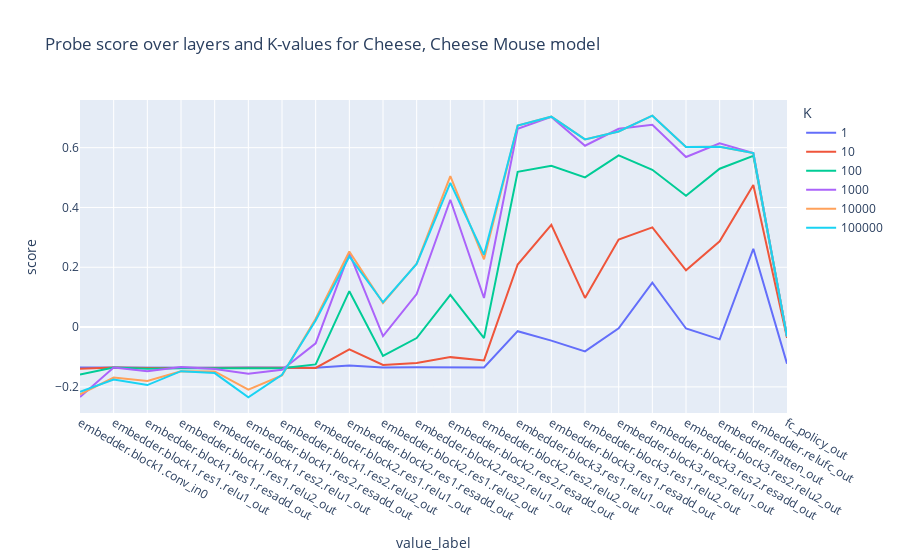
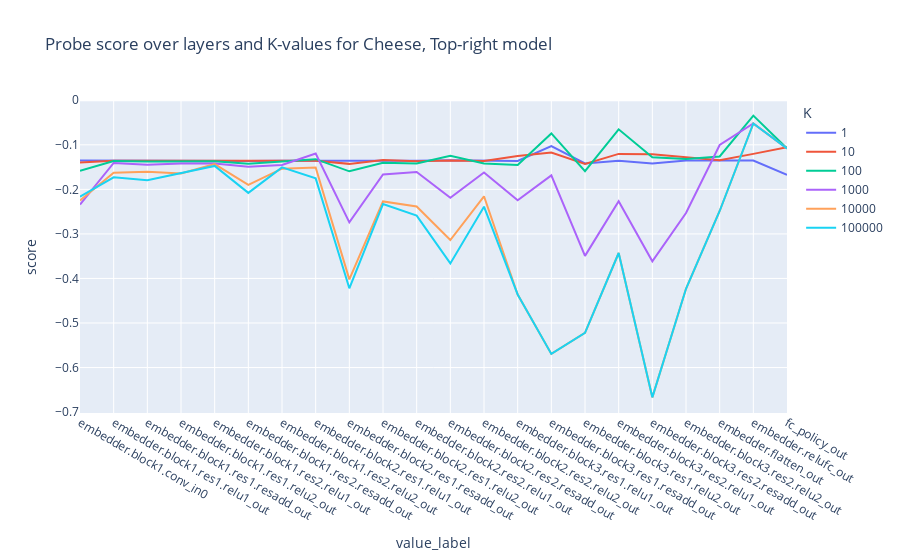

The notebook cell these images were saved under, in order:
### Code cell
cheese_pos_x = cheese_pos.x.values.astype(float)
cheese_pos_y = cheese_pos.y.values.astype(float)
mouse_pos_x = mouse_pos.x.values.astype(float)
mouse_pos_y = mouse_pos.y.values.astype(float)
top_right_pos_x = top_right_pos.x.values.astype(float)


index_nums = np.array([1, 10, 100, 1000, 10000, 100000])

obj_pos = cheese_pos_y
hook_to_use = hook1
obj_pos_name = 'cheese_pos_y'
model_name = '1-Mouse'

results, _ = cpr.sparse_linear_probe(hook1, values_to_store, obj_pos, model_type='ridge',
    index_nums = index_nums, random_state=42, max_iter=10000, alpha=100.)

plot_sparse_probe_scores(results, obj_pos, index_nums, 
    f'Probe score over layers and K-values for Cheese, Cheese Mouse model',
    include_limits=False)

results, _ = cpr.sparse_linear_probe(hook2, values_to_store, obj_pos, model_type='ridge',
    index_nums = index_nums, random_state=42, max_iter=10000, alpha=100.)

plot_sparse_probe_scores(results, obj_pos, index_nums, 
    f'Probe score over layers and K-values for Cheese, Top-right model',
    include_limits=False)

### Figure 1 — Plotly figure (JSON) as saved in the notebook; plotly's stock layout.template omitted (floating-point values rounded to 4 significant figures)
{"data": [{"hovertemplate": "K=1<br>value_label=%{x}<br>score=%{y}<extra></extra>", "legendgroup": "1", "line": {"color": "#636efa", "dash": "solid"}, "marker": {"symbol": "circle"}, "mode": "lines", "name": "1", "orientation": "v", "showlegend": true, "type": "scatter", "x": ["embedder.block1.conv_in0", "embedder.block1.res1.relu1_out", "embedder.block1.res1.resadd_out", "embedder.block1.res1.relu2_out", "embedder.block1.res2.relu1_out", "embedder.block1.res2.resadd_out", "embedder.block1.res2.relu2_out", "embedder.block2.res1.relu1_out", "embedder.block2.res1.resadd_out", "embedder.block2.res1.relu2_out", "embedder.block2.res2.relu1_out", "embedder.block2.res2.resadd_out", "embedder.block2.res2.relu2_out", "embedder.block3.res1.relu1_out", "embedder.block3.res1.resadd_out", "embedder.block3.res1.relu2_out", "embedder.block3.res2.relu1_out", "embedder.block3.res2.resadd_out", "embedder.block3.res2.relu2_out", "embedder.flatten_out", "embedder.relufc_out", "fc_policy_out"], "xaxis": "x", "y": [-0.135, -0.1356, -0.136, -0.1355, -0.1356, -0.1351, -0.1356, -0.1358, -0.1284, -0.1356, -0.1342, -0.1336, -0.1349, -0.01373, -0.0454, -0.08143, -0.004358, 0.1484, -0.004781, -0.04104, 0.2619, -0.1223], "yaxis": "y"}, {"hovertemplate": "K=10<br>value_label=%{x}<br>score=%{y}<extra></extra>", "legendgroup": "10", "line": {"color": "#EF553B", "dash": "solid"}, "marker": {"symbol": "circle"}, "mode": "lines", "name": "10", "orientation": "v", "showlegend": true, "type": "scatter", "x": ["embedder.block1.conv_in0", "embedder.block1.res1.relu1_out", "embedder.block1.res1.resadd_out", "embedder.block1.res1.relu2_out", "embedder.block1.res2.relu1_out", "embedder.block1.res2.resadd_out", "embedder.block1.res2.relu2_out", "embedder.block2.res1.relu1_out", "embedder.block2.res1.resadd_out", "embedder.block2.res1.relu2_out", "embedder.block2.res2.relu1_out", "embedder.block2.res2.resadd_out", "embedder.block2.res2.relu2_out", "embedder.block3.res1.relu1_out", "embedder.block3.res1.resadd_out", "embedder.block3.res1.relu2_out", "embedder.block3.res2.relu1_out", "embedder.block3.res2.resadd_out", "embedder.block3.res2.relu2_out", "embedder.flatten_out", "embedder.relufc_out", "fc_policy_out"], "xaxis": "x", "y": [-0.1397, -0.1355, -0.137, -0.1363, -0.1357, -0.1355, -0.1361, -0.1366, -0.0743, -0.1266, -0.12, -0.1005, -0.1115, 0.2092, 0.3419, 0.09745, 0.2928, 0.3336, 0.1901, 0.2869, 0.475, -0.03611], "yaxis": "y"}, {"hovertemplate": "K=100<br>value_label=%{x}<br>score=%{y}<extra></extra>", "legendgroup": "100", "line": {"color": "#00cc96", "dash": "solid"}, "marker": {"symbol": "circle"}, "mode": "lines", "name": "100", "orientation": "v", "showlegend": true, "type": "scatter", "x": ["embedder.block1.conv_in0", "embedder.block1.res1.relu1_out", "embedder.block1.res1.resadd_out", "embedder.block1.res1.relu2_out", "embedder.block1.res2.relu1_out", "embedder.block1.res2.resadd_out", "embedder.block1.res2.relu2_out", "embedder.block2.res1.relu1_out", "embedder.block2.res1.resadd_out", "embedder.block2.res1.relu2_out", "embedder.block2.res2.relu1_out", "embedder.block2.res2.resadd_out", "embedder.block2.res2.relu2_out", "embedder.block3.res1.relu1_out", "embedder.block3.res1.resadd_out", "embedder.block3.res1.relu2_out", "embedder.block3.res2.relu1_out", "embedder.block3.res2.resadd_out", "embedder.block3.res2.relu2_out", "embedder.flatten_out", "embedder.relufc_out", "fc_policy_out"], "xaxis": "x", "y": [-0.1584, -0.1356, -0.1397, -0.1374, -0.1377, -0.1381, -0.1375, -0.1249, 0.1201, -0.09628, -0.0366, 0.1076, -0.03703, 0.5194, 0.5397, 0.5008, 0.5744, 0.5261, 0.4393, 0.5296, 0.5728, -0.03144], "yaxis": "y"}, {"hovertemplate": "K=1000<br>value_label=%{x}<br>score=%{y}<extra></extra>", "legendgroup": "1000", "line": {"color": "#ab63fa", "dash": "solid"}, "marker": {"symbol": "circle"}, "mode": "lines", "name": "1000", "orientation": "v", "showlegend": true, "type": "scatter", "x": ["embedder.block1.conv_in0", "embedder.block1.res1.relu1_out", "embedder.block1.res1.resadd_out", "embedder.block1.res1.relu2_out", "embedder.block1.res2.relu1_out", "embedder.block1.res2.resadd_out", "embedder.block1.res2.relu2_out", "embedder.block2.res1.relu1_out", "embedder.block2.res1.resadd_out", "embedder.block2.res1.relu2_out", "embedder.block2.res2.relu1_out", "embedder.block2.res2.resadd_out", "embedder.block2.res2.relu2_out", "embedder.block3.res1.relu1_out", "embedder.block3.res1.resadd_out", "embedder.block3.res1.relu2_out", "embedder.block3.res2.relu1_out", "embedder.block3.res2.resadd_out", "embedder.block3.res2.relu2_out", "embedder.flatten_out", "embedder.relufc_out", "fc_policy_out"], "xaxis": "x", "y": [-0.2341, -0.1355, -0.148, -0.1335, -0.14, -0.1563, -0.1429, -0.05441, 0.2474, -0.03034, 0.1104, 0.4259, 0.09722, 0.663, 0.7028, 0.6065, 0.6631, 0.6767, 0.5688, 0.6146, 0.5818, -0.03144], "yaxis": "y"}, {"hovertemplate": "K=10000<br>value_label=%{x}<br>score=%{y}<extra></extra>", "legendgroup": "10000", "line": {"color": "#FFA15A", "dash": "solid"}, "marker": {"symbol": "circle"}, "mode": "lines", "name": "10000", "orientation": "v", "showlegend": true, "type": "scatter", "x": ["embedder.block1.conv_in0", "embedder.block1.res1.relu1_out", "embedder.block1.res1.resadd_out", "embedder.block1.res1.relu2_out", "embedder.block1.res2.relu1_out", "embedder.block1.res2.resadd_out", "embedder.block1.res2.relu2_out", "embedder.block2.res1.relu1_out", "embedder.block2.res1.resadd_out", "embedder.block2.res1.relu2_out", "embedder.block2.res2.relu1_out", "embedder.block2.res2.resadd_out", "embedder.block2.res2.relu2_out", "embedder.block3.res1.relu1_out", "embedder.block3.res1.resadd_out", "embedder.block3.res1.relu2_out", "embedder.block3.res2.relu1_out", "embedder.block3.res2.resadd_out", "embedder.block3.res2.relu2_out", "embedder.flatten_out", "embedder.relufc_out", "fc_policy_out"], "xaxis": "x", "y": [-0.2252, -0.1686, -0.1805, -0.1475, -0.1483, -0.2094, -0.1615, 0.02798, 0.2527, 0.08042, 0.2125, 0.5046, 0.2265, 0.6741, 0.7037, 0.6278, 0.6541, 0.7071, 0.6025, 0.6028, 0.5818, -0.03144], "yaxis": "y"}, {"hovertemplate": "K=100000<br>value_label=%{x}<br>score=%{y}<extra></extra>", "legendgroup": "100000", "line": {"color": "#19d3f3", "dash": "solid"}, "marker": {"symbol": "circle"}, "mode": "lines", "name": "100000", "orientation": "v", "showlegend": true, "type": "scatter", "x": ["embedder.block1.conv_in0", "embedder.block1.res1.relu1_out", "embedder.block1.res1.resadd_out", "embedder.block1.res1.relu2_out", "embedder.block1.res2.relu1_out", "embedder.block1.res2.resadd_out", "embedder.block1.res2.relu2_out", "embedder.block2.res1.relu1_out", "embedder.block2.res1.resadd_out", "embedder.block2.res1.relu2_out", "embedder.block2.res2.relu1_out", "embedder.block2.res2.resadd_out", "embedder.block2.res2.relu2_out", "embedder.block3.res1.relu1_out", "embedder.block3.res1.resadd_out", "embedder.block3.res1.relu2_out", "embedder.block3.res2.relu1_out", "embedder.block3.res2.resadd_out", "embedder.block3.res2.relu2_out", "embedder.flatten_out", "embedder.relufc_out", "fc_policy_out"], "xaxis": "x", "y": [-0.2165, -0.1756, -0.194, -0.1473, -0.1539, -0.235, -0.1594, 0.022, 0.2363, 0.08304, 0.211, 0.4822, 0.2418, 0.6741, 0.7037, 0.6278, 0.6541, 0.7071, 0.6025, 0.6028, 0.5818, -0.03144], "yaxis": "y"}], "layout": {"legend": {"title": {"text": "K"}, "tracegroupgap": 0}, "title": {"text": "Probe score over layers and K-values for Cheese, Cheese Mouse model"}, "xaxis": {"anchor": "y", "domain": [0, 1], "title": {"text": "value_label"}}, "yaxis": {"anchor": "x", "domain": [0, 1], "title": {"text": "score"}}}}

### Figure 2 — Plotly figure (JSON) as saved in the notebook; plotly's stock layout.template omitted (floating-point values rounded to 4 significant figures)
{"data": [{"hovertemplate": "K=1<br>value_label=%{x}<br>score=%{y}<extra></extra>", "legendgroup": "1", "line": {"color": "#636efa", "dash": "solid"}, "marker": {"symbol": "circle"}, "mode": "lines", "name": "1", "orientation": "v", "showlegend": true, "type": "scatter", "x": ["embedder.block1.conv_in0", "embedder.block1.res1.relu1_out", "embedder.block1.res1.resadd_out", "embedder.block1.res1.relu2_out", "embedder.block1.res2.relu1_out", "embedder.block1.res2.resadd_out", "embedder.block1.res2.relu2_out", "embedder.block2.res1.relu1_out", "embedder.block2.res1.resadd_out", "embedder.block2.res1.relu2_out", "embedder.block2.res2.relu1_out", "embedder.block2.res2.resadd_out", "embedder.block2.res2.relu2_out", "embedder.block3.res1.relu1_out", "embedder.block3.res1.resadd_out", "embedder.block3.res1.relu2_out", "embedder.block3.res2.relu1_out", "embedder.block3.res2.resadd_out", "embedder.block3.res2.relu2_out", "embedder.flatten_out", "embedder.relufc_out", "fc_policy_out"], "xaxis": "x", "y": [-0.135, -0.1356, -0.1356, -0.1356, -0.1356, -0.1363, -0.1357, -0.1356, -0.1367, -0.1355, -0.1359, -0.1345, -0.1357, -0.1363, -0.1028, -0.1418, -0.136, -0.1418, -0.135, -0.1358, -0.1353, -0.1675], "yaxis": "y"}, {"hovertemplate": "K=10<br>value_label=%{x}<br>score=%{y}<extra></extra>", "legendgroup": "10", "line": {"color": "#EF553B", "dash": "solid"}, "marker": {"symbol": "circle"}, "mode": "lines", "name": "10", "orientation": "v", "showlegend": true, "type": "scatter", "x": ["embedder.block1.conv_in0", "embedder.block1.res1.relu1_out", "embedder.block1.res1.resadd_out", "embedder.block1.res1.relu2_out", "embedder.block1.res2.relu1_out", "embedder.block1.res2.resadd_out", "embedder.block1.res2.relu2_out", "embedder.block2.res1.relu1_out", "embedder.block2.res1.resadd_out", "embedder.block2.res1.relu2_out", "embedder.block2.res2.relu1_out", "embedder.block2.res2.resadd_out", "embedder.block2.res2.relu2_out", "embedder.block3.res1.relu1_out", "embedder.block3.res1.resadd_out", "embedder.block3.res1.relu2_out", "embedder.block3.res2.relu1_out", "embedder.block3.res2.resadd_out", "embedder.block3.res2.relu2_out", "embedder.flatten_out", "embedder.relufc_out", "fc_policy_out"], "xaxis": "x", "y": [-0.1397, -0.1356, -0.1355, -0.1356, -0.1357, -0.1372, -0.136, -0.1356, -0.1428, -0.1341, -0.137, -0.1351, -0.1364, -0.1249, -0.1171, -0.143, -0.1204, -0.1209, -0.1277, -0.1346, -0.1204, -0.1057], "yaxis": "y"}, {"hovertemplate": "K=100<br>value_label=%{x}<br>score=%{y}<extra></extra>", "legendgroup": "100", "line": {"color": "#00cc96", "dash": "solid"}, "marker": {"symbol": "circle"}, "mode": "lines", "name": "100", "orientation": "v", "showlegend": true, "type": "scatter", "x": ["embedder.block1.conv_in0", "embedder.block1.res1.relu1_out", "embedder.block1.res1.resadd_out", "embedder.block1.res1.relu2_out", "embedder.block1.res2.relu1_out", "embedder.block1.res2.resadd_out", "embedder.block1.res2.relu2_out", "embedder.block2.res1.relu1_out", "embedder.block2.res1.resadd_out", "embedder.block2.res1.relu2_out", "embedder.block2.res2.relu1_out", "embedder.block2.res2.resadd_out", "embedder.block2.res2.relu2_out", "embedder.block3.res1.relu1_out", "embedder.block3.res1.resadd_out", "embedder.block3.res1.relu2_out", "embedder.block3.res2.relu1_out", "embedder.block3.res2.resadd_out", "embedder.block3.res2.relu2_out", "embedder.flatten_out", "embedder.relufc_out", "fc_policy_out"], "xaxis": "x", "y": [-0.1584, -0.1366, -0.1374, -0.1364, -0.1368, -0.1426, -0.1378, -0.1322, -0.1595, -0.1405, -0.1421, -0.1249, -0.1418, -0.1453, -0.07447, -0.1593, -0.06519, -0.1278, -0.1319, -0.1261, -0.03452, -0.1082], "yaxis": "y"}, {"hovertemplate": "K=1000<br>value_label=%{x}<br>score=%{y}<extra></extra>", "legendgroup": "1000", "line": {"color": "#ab63fa", "dash": "solid"}, "marker": {"symbol": "circle"}, "mode": "lines", "name": "1000", "orientation": "v", "showlegend": true, "type": "scatter", "x": ["embedder.block1.conv_in0", "embedder.block1.res1.relu1_out", "embedder.block1.res1.resadd_out", "embedder.block1.res1.relu2_out", "embedder.block1.res2.relu1_out", "embedder.block1.res2.resadd_out", "embedder.block1.res2.relu2_out", "embedder.block2.res1.relu1_out", "embedder.block2.res1.resadd_out", "embedder.block2.res1.relu2_out", "embedder.block2.res2.relu1_out", "embedder.block2.res2.resadd_out", "embedder.block2.res2.relu2_out", "embedder.block3.res1.relu1_out", "embedder.block3.res1.resadd_out", "embedder.block3.res1.relu2_out", "embedder.block3.res2.relu1_out", "embedder.block3.res2.resadd_out", "embedder.block3.res2.relu2_out", "embedder.flatten_out", "embedder.relufc_out", "fc_policy_out"], "xaxis": "x", "y": [-0.2341, -0.1408, -0.1446, -0.1418, -0.1417, -0.1492, -0.1452, -0.1195, -0.2741, -0.1664, -0.1608, -0.2187, -0.1623, -0.2246, -0.1685, -0.3493, -0.2267, -0.3614, -0.2531, -0.1003, -0.05211, -0.1082], "yaxis": "y"}, {"hovertemplate": "K=10000<br>value_label=%{x}<br>score=%{y}<extra></extra>", "legendgroup": "10000", "line": {"color": "#FFA15A", "dash": "solid"}, "marker": {"symbol": "circle"}, "mode": "lines", "name": "10000", "orientation": "v", "showlegend": true, "type": "scatter", "x": ["embedder.block1.conv_in0", "embedder.block1.res1.relu1_out", "embedder.block1.res1.resadd_out", "embedder.block1.res1.relu2_out", "embedder.block1.res2.relu1_out", "embedder.block1.res2.resadd_out", "embedder.block1.res2.relu2_out", "embedder.block2.res1.relu1_out", "embedder.block2.res1.resadd_out", "embedder.block2.res1.relu2_out", "embedder.block2.res2.relu1_out", "embedder.block2.res2.resadd_out", "embedder.block2.res2.relu2_out", "embedder.block3.res1.relu1_out", "embedder.block3.res1.resadd_out", "embedder.block3.res1.relu2_out", "embedder.block3.res2.relu1_out", "embedder.block3.res2.resadd_out", "embedder.block3.res2.relu2_out", "embedder.flatten_out", "embedder.relufc_out", "fc_policy_out"], "xaxis": "x", "y": [-0.2252, -0.1624, -0.1607, -0.1645, -0.1433, -0.19, -0.1535, -0.1509, -0.4021, -0.2271, -0.2384, -0.3138, -0.2156, -0.436, -0.5695, -0.5221, -0.3428, -0.6669, -0.4231, -0.2485, -0.05211, -0.1082], "yaxis": "y"}, {"hovertemplate": "K=100000<br>value_label=%{x}<br>score=%{y}<extra></extra>", "legendgroup": "100000", "line": {"color": "#19d3f3", "dash": "solid"}, "marker": {"symbol": "circle"}, "mode": "lines", "name": "100000", "orientation": "v", "showlegend": true, "type": "scatter", "x": ["embedder.block1.conv_in0", "embedder.block1.res1.relu1_out", "embedder.block1.res1.resadd_out", "embedder.block1.res1.relu2_out", "embedder.block1.res2.relu1_out", "embedder.block1.res2.resadd_out", "embedder.block1.res2.relu2_out", "embedder.block2.res1.relu1_out", "embedder.block2.res1.resadd_out", "embedder.block2.res1.relu2_out", "embedder.block2.res2.relu1_out", "embedder.block2.res2.resadd_out", "embedder.block2.res2.relu2_out", "embedder.block3.res1.relu1_out", "embedder.block3.res1.resadd_out", "embedder.block3.res1.relu2_out", "embedder.block3.res2.relu1_out", "embedder.block3.res2.resadd_out", "embedder.block3.res2.relu2_out", "embedder.flatten_out", "embedder.relufc_out", "fc_policy_out"], "xaxis": "x", "y": [-0.2165, -0.1729, -0.1793, -0.163, -0.1474, -0.2079, -0.1507, -0.1753, -0.4222, -0.2331, -0.2588, -0.3662, -0.239, -0.436, -0.5695, -0.5221, -0.3428, -0.6669, -0.4231, -0.2485, -0.05211, -0.1082], "yaxis": "y"}], "layout": {"legend": {"title": {"text": "K"}, "tracegroupgap": 0}, "title": {"text": "Probe score over layers and K-values for Cheese, Top-right model"}, "xaxis": {"anchor": "y", "domain": [0, 1], "title": {"text": "value_label"}}, "yaxis": {"anchor": "x", "domain": [0, 1], "title": {"text": "score"}}}}
